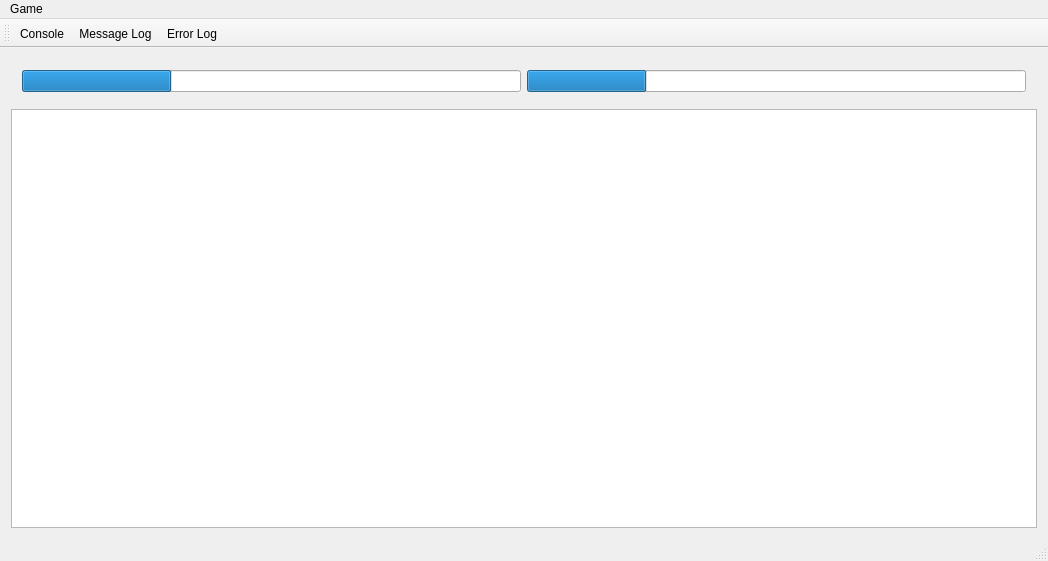
<?xml version="1.0" encoding="UTF-8"?>
<ui version="4.0">
 <class>ScreepsMainWindow</class>
 <widget class="QMainWindow" name="ScreepsMainWindow">
  <property name="geometry">
   <rect>
    <x>0</x>
    <y>0</y>
    <width>1048</width>
    <height>561</height>
   </rect>
  </property>
  <property name="windowTitle">
   <string>QtScreeps</string>
  </property>
  <widget class="QWidget" name="centralWidget">
   <layout class="QVBoxLayout" name="verticalLayout">
    <item>
     <widget class="QWidget" name="widget" native="true">
      <layout class="QHBoxLayout" name="horizontalLayout">
       <item>
        <widget class="QProgressBar" name="cpuBar">
         <property name="value">
          <number>30</number>
         </property>
         <property name="textVisible">
          <bool>true</bool>
         </property>
         <property name="format">
          <string/>
         </property>
        </widget>
       </item>
       <item>
        <widget class="QProgressBar" name="memoryBar">
         <property name="value">
          <number>24</number>
         </property>
         <property name="format">
          <string/>
         </property>
        </widget>
       </item>
      </layout>
     </widget>
    </item>
    <item>
     <widget class="QGraphicsView" name="graphicsView"/>
    </item>
   </layout>
  </widget>
  <widget class="QMenuBar" name="menuBar">
   <property name="geometry">
    <rect>
     <x>0</x>
     <y>0</y>
     <width>1048</width>
     <height>20</height>
    </rect>
   </property>
   <widget class="QMenu" name="menuGame">
    <property name="title">
     <string>Game</string>
    </property>
    <addaction name="actionExit"/>
   </widget>
   <addaction name="menuGame"/>
  </widget>
  <widget class="QToolBar" name="mainToolBar">
   <attribute name="toolBarArea">
    <enum>TopToolBarArea</enum>
   </attribute>
   <attribute name="toolBarBreak">
    <bool>false</bool>
   </attribute>
   <addaction name="actionConsole"/>
   <addaction name="actionMessageLog"/>
   <addaction name="actionErrorLog"/>
  </widget>
  <widget class="QStatusBar" name="statusBar"/>
  <action name="actionExit">
   <property name="icon">
    <iconset theme="application-exit"/>
   </property>
   <property name="text">
    <string>Exit</string>
   </property>
   <property name="toolTip">
    <string>Exit</string>
   </property>
   <property name="shortcut">
    <string>Ctrl+Q</string>
   </property>
  </action>
  <action name="actionConsole">
   <property name="checkable">
    <bool>true</bool>
   </property>
   <property name="checked">
    <bool>false</bool>
   </property>
   <property name="text">
    <string>Console</string>
   </property>
  </action>
  <action name="actionMessageLog">
   <property name="checkable">
    <bool>true</bool>
   </property>
   <property name="text">
    <string>Message Log</string>
   </property>
  </action>
  <action name="actionErrorLog">
   <property name="checkable">
    <bool>true</bool>
   </property>
   <property name="text">
    <string>Error Log</string>
   </property>
  </action>
 </widget>
 <layoutdefault spacing="6" margin="11"/>
 <resources/>
 <connections/>
</ui>
